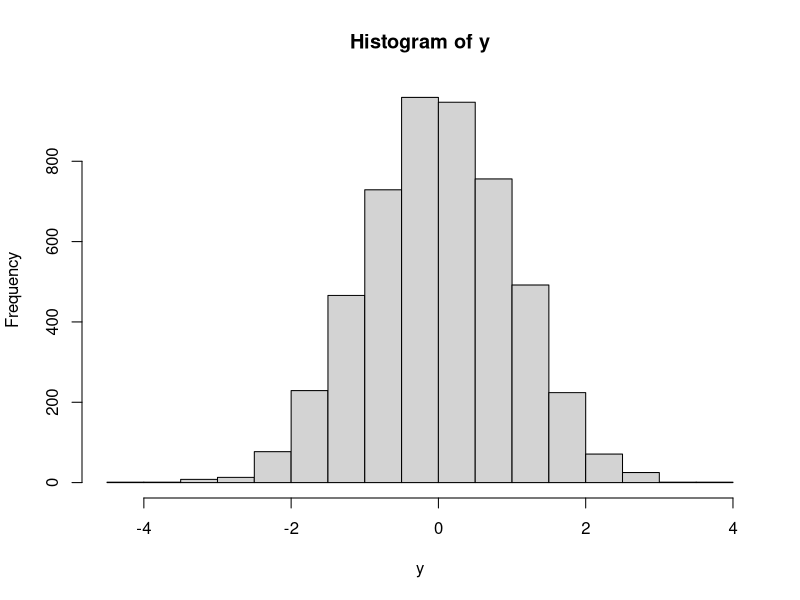

Write the R code that produced this figure. (Note: this script raises an error after producing the figure.)
###############################################################################
##                   R LECTURE 2: Regression and Testing		    		         ##
##            	 Quantitative Analysis - 2019 Spring  3/11   		     	    	 ##
###############################################################################
#
#
###############################################################################
##                                Author		    		                         ##
##            	            王元翰 Spencer Wang   		     	    	           ##
###############################################################################


####################################################################
# Section 1:  Testing with heteroskedasticity                      #
####################################################################
#------------
# Coef Tests 
#------------
rm(list=ls(all=T))

# constructing data
t1 = Sys.time() #record running time

n=500
x = rnorm(n, mean=0, sd=1)
epsilon = abs(x)*rnorm(n, mean=0, sd=30) 
y = 2 + 5*x + epsilon  # Note that y (and epsilon) are no longer iid, in fact, they are heteroskedastic.

t2 = Sys.time()
usingTime = t2 - t1
print(usingTime) #show the time of running the code above

# Now in order to test the coefficients, we first has to install the package "lmtest"
library(lmtest) # call the package
lm.fit = lm(y~x)
coeftest(lm.fit) # IID assumptions

# Since we know the IID assumption no longer holds, we need the pachage "sandwich" to construct new estimators
library(sandwich)
coeftest(lm.fit, vcov = vcovHC, type = "HC0") # Ecker-White estimator 
vcovHC(lm.fit)                                # the Ecker-White covariance matrix

#---------------------------
# Testing linear hypothesis
#---------------------------

# we first construct the data
rm(list=ls(all=T))
# constructing data
n=500
x_1 = rnorm(n, mean=0, sd=10)
x_2 = rnorm(n, mean=0, sd=10)
x_3 = rnorm(n, mean=0, sd=10)
x_4 = rnorm(n, mean=0, sd=10)
epsilon = abs(x_1)*rnorm(n, mean=0, sd=30) 
y = 5 + 1*x_1 + 2*x_2 + 3*x_3 + 4*x_4 + epsilon
lm.fit = lm(y~x_1+x_2+x_3+x_4)

# First we need to install the package "car"
# Now we wish to test "b1=b2=b3=b4=1", the following code will do the trick
library(car)
library(sandwich)
linearHypothesis(lm.fit,c("x_1 = 1", "x_2 = 1", "x_3 = 1", "x_4 = 1")) # linear hypothesis with IID assumption
linearHypothesis(lm.fit,c("x_1 = 1", "x_2 = 1", "x_3 = 1", "x_4 = 1"),vcov = vcovHC, type = "HC0") #linear hypothesis with Ecker-White covariance matrix

# For the test "b1=1, b2=2, b3=3, b4=4"
linearHypothesis(lm.fit,c("x_1 = 1", "x_2 = 2", "x_3 = 3", "x_4 = 4")) #linear hypothesis with IID assumptions.
linearHypothesis(lm.fit,c("x_1 = 1", "x_2 = 2", "x_3 = 3", "x_4 = 4"),vcov = vcovHC, type = "HC0") #linear hypothesis with Ecker-White covariance matrix.

# For the test "b1+b2+b3 = 6"
linearHypothesis(lm.fit,c("x_1 + x_2 + x_3 = 6")) #linear hypothesis with IID assumptions.
linearHypothesis(lm.fit,c("x_1 + x_2 + x_3 = 6"), vcov = vcovHC, type = "HC0") #linear hypothesis with Ecker-White covariance matrix.





####################################################################
# Section 2:  Graphs                                               #
####################################################################

#-----------
# Histogram
#-----------
rm(list=ls(all=T))
y <- rnorm(5000, mean=0, sd=1)
range(y)
hist(y)

windows(width=10,height=10) #open a new windows and plot on it
hist(y)

hist(y, breaks=10) # adjusting the density of the histogram
hist(y, breaks=100) 
hist(y, breaks=1000) 

hist(y, breaks=100, xlim = c(-5,5))   # Setting the X axes' limits
hist(y, breaks=100, xlim = c(-5,5), ylim=c(-100,250))  # Setting the y axes' limits

# Naming the plot and the x,y axes.
hist(y, breaks=100, xlim = c(-4,4), main = paste("Histogram of Standard Normal, T=5000"),
     xlab = "Value", ylab = "Empirical frequency") 
# The function hist() is very flexible, for more details (like how to adjust the font type and size), type help(hist).

#-----
# plot
#-----

## Single variable plot
x = rnorm(5000, mean=0, sd=1)
plot(x, ylim = c(-5,5))
x = rnorm(5000, mean=0, sd=2)
plot(x, ylim = c(-5,5))


x = rnorm(50, mean=0, sd=1)
plot(x, type = "p")  # "p" for points (default)          
plot(x, type = "l")  # "l" for lines  
plot(x, type = "b")  # "b" for borh lines and points

plot(x, type = "l", col="red")
plot(x, type = "l", col="blue") 

## two-variable (x,y coordinate) plot
x = rnorm(5000, mean=0, sd=1)
y = rnorm(5000, mean=0, sd=1)
plot(x,y) 

y1 = 3*x + rnorm(5000, mean=0, sd=1)
plot(x,y1) # the linear trend is clear

y2 = 3*x + rnorm(5000, mean=0, sd=10)
plot(x,y2) # the linear trend is less clear


#------
# lines
#------

## line() function is for "adding lines" on original plots. Note that it can't exist on its own.

# example 1: plotting two different lines
x = rnorm(50, mean=0, sd=2)
y = rnorm(50, mean=0, sd=1)
plot(x, type = "l", col="red")
lines(y, col="blue") 

plot(x, type = "l", col="red",lwd=2) # adjusting line width (lwd)
lines(y, col="blue",lwd=2, lty=2)    # adjusting line type (lty)

# example 2: adding Gaussian kernel density estimate
x = rnorm(5000, mean=0, sd=1)
plot(density(x)) # plot the "Gaussian kernel density estimate" of x

hist(x, breaks=100, xlim = c(-5,5),freq=F)  # check help(hist) for the meaning of "freq=F"
lines(density(x),col="red",lwd=2)

# example 3: Comparing the empirical density (Gaussian kernel density estimate) with the true density.
L = seq(-10, 10, length=1000)
x1 = rnorm(500, mean=0, sd=1)
x2 = rnorm(500, mean=0, sd=1.5)
x3 = rnorm(500, mean=0, sd=2)

plot(density(x1), type = "l" ,lwd=2) # These are the empirical density of x1, x2, x3 (solid lines)
lines(density(x2), col="red",lwd=2) 
lines(density(x3), col="blue",lwd=2)  
lines(L, dnorm(L,0,1), lty=2,lwd=2)       # These are the true density of N(0,1), N(0,1.5), N(0,2) (dotted lines)
lines(L, dnorm(L,0,1.5), col="red", lty=2,lwd=2)
lines(L, dnorm(L,0,2), col="blue", lty=2,lwd=2)

# Let's increase the sample size from 500 to 50,000
x1 = rnorm(50000, mean=0, sd=1)
x2 = rnorm(50000, mean=0, sd=1.5)
x3 = rnorm(50000, mean=0, sd=2)

plot(density(x1), type = "l" ,lwd=2) # These are the empirical density of x1, x2, x3 (solid lines)
lines(density(x2), col="red",lwd=2) 
lines(density(x3), col="blue",lwd=2)  
lines(L, dnorm(L,0,1), lty=2,lwd=2)       # These are the true density of N(0,1), N(0,1.5), N(0,2) (dotted lines)
lines(L, dnorm(L,0,1.5), col="red", lty=2,lwd=2)
lines(L, dnorm(L,0,2), col="blue", lty=2,lwd=2)
#As the sample sieze grows from 500 to 50,000, the empirical distribution gets closer to its ture density function.


#----------------------------
# multiple plots in one graph
#----------------------------
# "par(mfrow=c(,))" function allows you to combine multiple plots in one graph	

par(mfrow=c(2,3)) # 6 plots combined as a graph with row=2, col=3

x = rnorm(1000, mean=0, sd=1)
y1 = 3*x + rnorm(1000, mean=0, sd=1)
plot(x,y1, ylim = c(20,-20)) 
y2 = 3*x + rnorm(1000, mean=0, sd=2)
plot(x,y2, ylim = c(20,-20)) 
y3 = 3*x + rnorm(1000, mean=0, sd=3)
plot(x,y3, ylim = c(20,-20)) 
y4 = 3*x + rnorm(1000, mean=0, sd=4)
plot(x,y4, ylim = c(20,-20)) 
y5 = 3*x + rnorm(1000, mean=0, sd=5)
plot(x,y5, ylim = c(20,-20)) 
y6 = 3*x + rnorm(1000, mean=0, sd=6)
plot(x,y6, ylim = c(20,-20))


#--------
# Legend
#--------
rm(list=ls(all=T))
x1 = rnorm(100, mean=0, sd=1)
x2 = rnorm(100, mean=0, sd=2)
x3 = rnorm(100, mean=0, sd=3)
x4 = rnorm(100, mean=0, sd=4)
x5 = rnorm(100, mean=0, sd=5)
plot(x1, type = "l", col=1,lwd=2, lty=1, ylim=c(13,-13))
lines(x2, col=2,lwd=2, lty=2) 
lines(x3, col=3,lwd=2, lty=3) 
lines(x4, col=4,lwd=2, lty=4) 
lines(x5, col=5,lwd=2, lty=5) 
# Now we have finished the plot, but the problem is we don't know which line represents which data.
# Hence we use the legend function below.
legend("topright",legend = c("x1","x2","x3","x4","x5"),col = c(1,2,3,4,5),lty=c(1,2,3,4,5), lwd = 2, cex=0.5)


#---------------------
# saving and exporting
#---------------------
## Saving the graph as an independent file such as pdf, png,...

# Code logic:
# pdf(.)/png(.)/jepg(.)/hist(.)/plot(.)/contour(.) 
# {~~your plot~~}
# dev.off() 

# example 1: png file 
png("C:\\Users\\Spencer\\Desktop\\1.png")
y = rnorm(5000, mean=0, sd=1)
hist(y)
dev.off()

# example 2: pdf file 
pdf("C:\\Users\\Spencer\\Desktop\\1.pdf")
y = rnorm(5000, mean=0, sd=1)
hist(y)
dev.off()


####################################################################
# Section 3: Functions and Loops                                   #
####################################################################

#---------
# if-else
#---------

## if() function:        if("condition A"){"what happens when A is satisfied?"}
#                        else if("condition B"){"what happens when B is satisfied?"}
#                        else if("condition C"){"what happens when C is satisfied?"}
#                        .....
#                        else{"what happens when conditions A,B,C,.... are all NOT satisfied?"}
# Note that condisions A,B,C,.. should be mutually exclusive.

## Example
x = rnorm(1)
{if (x == 0){print('zero')} 
  else if (x > 0){print('positive')} 
  else {print('negative')}
}
x

## ifelse(A,B,C) function:    There are three arguements in ifelse()
#                             the first arguement A is the "condition", second argument B is
#                             the "value" when condition A is satisfied. The third argument C is
#                             the "value" when condition A is NOT satisfied.

## Example
x <- 1:10 
ifelse((x<5|x>8) , x^2 , 888)


#-------------------------
# Creating Basic Functions
#-------------------------

## single variable function
F1 = function(a){a^2+3} 
F1(3)

## function plot
plot(F1,xlim = c(-10,10))

## multi-variable function
F2 = function(a,b,c){
  a^2+b-3*c
}
F2(1,2,3)

## function with default
F3 = function(a,b=100){
  2*a+b
}
F3(1)    # since the default for b=100
F3(1,2)  # note that although b is 100 by default, if a new number is specified, then the new number is used.

## function with if-else
F4 = function(a, b, i){
  if(i==TRUE){a+b}
  else{0}
}
F4(3,5,TRUE)
F4(3,5,FALSE)

## Creating functions that generate data
generate = function(T,sigma) 
{
  epsilon = rnorm(T,0,sigma)
  x1 = runif(T,0,100)
  x2 = runif(T,0,100)
  x3 = runif(T,0,100)
  y = 1 + x1 + 2*x2 + 4*x3 + epsilon
  result = data.frame(y,x1,x2,x3)
  return(result)
}

generate(10,3) # which contains data sets y, x1, x2, x3
# and note that "T" is the data length and "sigma" is the variance of epsilon

#----------
# for Loops
#----------

## example 1: single loop - filling out a vector from 1~10
Vec = NULL             # We set it as "NULL" to let the computer know that the variable Vec "exist" but doesn't equal anything. 
for (i in 1:10) {
  Vec = c(Vec, i)        # Computer will read from right to left for this equation. Hence for i=1,
}                        # we have c(NULL,1) = Vec, and for i=2, we have c(1,2) = Vec, and so on.  
Vec

# Or using another way, we have:
Vec = rep(0, 10)
for (i in 1:10) {
  Vec[i] = i        
}                      
Vec


## example 2: double loops - filling out a matrix from 1~100
Mat = matrix(0,nrow=10,ncol=10)
for (i in 1:10){             # observe very closely how this code is written,
  mat = NULL                 # especially the part where "mat = NULL" is written under
  for (j in 1:10){           # "i Loop" but above "j Loop". Instead of writing it at the 
    mat = c(mat,10*(i-1)+ j) # very begining.
  }
  Mat[i,] = mat
}
Mat                          # This concept of writting loop is criticle in the future!

# Or using another way, we have:
Mat = matrix(0,nrow=10,ncol=10)
for (i in 1:10){
  for (j in 1:10){
    Mat[i,j] = (10*i-10)+j
  }
}
Mat


#-------------
# while  Loops
#-------------
# while() function is of the form while(condition) {expression}, where the "expression" part
# will keep runing until the "condition" part is dissatisfied.

## example 1: We draw random samples from N(0,100), and we are curious about how large should the 
#           size of the sample be for the sample mean to be <0.001
rm(list=ls(all=T))
N=1
M=1

while (abs(M)>0.001) {
  N=N+1
  x=rnorm(N,0,100)
  M = mean(x)
}
N   # Here we can see that the sample size "T" that makes mean(x)<0.001
